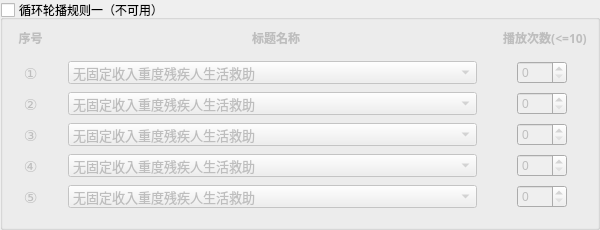
                            <widget class="QGroupBox" name="groupBox_rule1">
                             <property name="enabled">
                              <bool>true</bool>
                             </property>
                             <property name="minimumSize">
                              <size>
                               <width>600</width>
                               <height>230</height>
                              </size>
                             </property>
                             <property name="maximumSize">
                              <size>
                               <width>600</width>
                               <height>230</height>
                              </size>
                             </property>
                             <property name="font">
                              <font>
                               <family>Microsoft YaHei UI</family>
                               <pointsize>9</pointsize>
                               <bold>false</bold>
                              </font>
                             </property>
                             <property name="title">
                              <string>循环轮播规则一（不可用）</string>
                             </property>
                             <property name="checkable">
                              <bool>true</bool>
                             </property>
                             <property name="checked">
                              <bool>false</bool>
                             </property>
                             <layout class="QGridLayout" name="gridLayout_54">
                              <property name="leftMargin">
                               <number>10</number>
                              </property>
                              <property name="topMargin">
                               <number>0</number>
                              </property>
                              <property name="rightMargin">
                               <number>10</number>
                              </property>
                              <property name="bottomMargin">
                               <number>10</number>
                              </property>
                              <property name="horizontalSpacing">
                               <number>0</number>
                              </property>
                              <property name="verticalSpacing">
                               <number>5</number>
                              </property>
                              <item row="1" column="4">
                               <widget class="QSpinBox" name="spinBox_rule1_count1">
                                <property name="minimumSize">
                                 <size>
                                  <width>50</width>
                                  <height>0</height>
                                 </size>
                                </property>
                                <property name="maximumSize">
                                 <size>
                                  <width>50</width>
                                  <height>16777215</height>
                                 </size>
                                </property>
                                <property name="minimum">
                                 <number>0</number>
                                </property>
                                <property name="maximum">
                                 <number>10</number>
                                </property>
                               </widget>
                              </item>
                              <item row="1" column="3">
                               <spacer name="horizontalSpacer_58">
                                <property name="orientation">
                                 <enum>Qt::Horizontal</enum>
                                </property>
                                <property name="sizeType">
                                 <enum>QSizePolicy::Fixed</enum>
                                </property>
                                <property name="sizeHint" stdset="0">
                                 <size>
                                  <width>40</width>
                                  <height>20</height>
                                 </size>
                                </property>
                               </spacer>
                              </item>
                              <item row="2" column="2">
                               <widget class="QComboBox" name="cBox_rule1_title2">
                                <property name="minimumSize">
                                 <size>
                                  <width>0</width>
                                  <height>0</height>
                                 </size>
                                </property>
                                <property name="font">
                                 <font>
                                  <family>Microsoft YaHei UI</family>
                                  <pointsize>10</pointsize>
                                  <bold>false</bold>
                                 </font>
                                </property>
                                <item>
                                 <property name="text">
                                  <string>无固定收入重度残疾人生活救助</string>
                                 </property>
                                </item>
                                <item>
                                 <property name="text">
                                  <string>新建项目</string>
                                 </property>
                                </item>
                               </widget>
                              </item>
                              <item row="5" column="2">
                               <widget class="QComboBox" name="cBox_rule1_title5">
                                <property name="minimumSize">
                                 <size>
                                  <width>0</width>
                                  <height>0</height>
                                 </size>
                                </property>
                                <property name="font">
                                 <font>
                                  <family>Microsoft YaHei UI</family>
                                  <pointsize>10</pointsize>
                                  <bold>false</bold>
                                 </font>
                                </property>
                                <item>
                                 <property name="text">
                                  <string>无固定收入重度残疾人生活救助</string>
                                 </property>
                                </item>
                                <item>
                                 <property name="text">
                                  <string>新建项目</string>
                                 </property>
                                </item>
                               </widget>
                              </item>
                              <item row="4" column="2">
                               <widget class="QComboBox" name="cBox_rule1_title4">
                                <property name="minimumSize">
                                 <size>
                                  <width>0</width>
                                  <height>0</height>
                                 </size>
                                </property>
                                <property name="font">
                                 <font>
                                  <family>Microsoft YaHei UI</family>
                                  <pointsize>10</pointsize>
                                  <bold>false</bold>
                                 </font>
                                </property>
                                <item>
                                 <property name="text">
                                  <string>无固定收入重度残疾人生活救助</string>
                                 </property>
                                </item>
                                <item>
                                 <property name="text">
                                  <string>新建项目</string>
                                 </property>
                                </item>
                               </widget>
                              </item>
                              <item row="4" column="0">
                               <widget class="QLabel" name="label_42">
                                <property name="font">
                                 <font>
                                  <family>微软雅黑</family>
                                  <pointsize>11</pointsize>
                                  <bold>false</bold>
                                 </font>
                                </property>
                                <property name="text">
                                 <string>④</string>
                                </property>
                                <property name="alignment">
                                 <set>Qt::AlignCenter</set>
                                </property>
                               </widget>
                              </item>
                              <item row="2" column="0">
                               <widget class="QLabel" name="label_40">
                                <property name="font">
                                 <font>
                                  <family>微软雅黑</family>
                                  <pointsize>11</pointsize>
                                  <bold>false</bold>
                                 </font>
                                </property>
                                <property name="text">
                                 <string>②</string>
                                </property>
                                <property name="alignment">
                                 <set>Qt::AlignCenter</set>
                                </property>
                               </widget>
                              </item>
                              <item row="5" column="4">
                               <widget class="QSpinBox" name="spinBox_rule1_count5">
                                <property name="minimumSize">
                                 <size>
                                  <width>50</width>
                                  <height>0</height>
                                 </size>
                                </property>
                                <property name="minimum">
                                 <number>0</number>
                                </property>
                                <property name="maximum">
                                 <number>10</number>
                                </property>
                               </widget>
                              </item>
                              <item row="1" column="0">
                               <widget class="QLabel" name="label_39">
                                <property name="maximumSize">
                                 <size>
                                  <width>35</width>
                                  <height>16777215</height>
                                 </size>
                                </property>
                                <property name="font">
                                 <font>
                                  <family>微软雅黑</family>
                                  <pointsize>11</pointsize>
                                  <bold>false</bold>
                                 </font>
                                </property>
                                <property name="text">
                                 <string>①</string>
                                </property>
                                <property name="alignment">
                                 <set>Qt::AlignCenter</set>
                                </property>
                               </widget>
                              </item>
                              <item row="1" column="1">
                               <spacer name="horizontalSpacer_49">
                                <property name="orientation">
                                 <enum>Qt::Horizontal</enum>
                                </property>
                                <property name="sizeType">
                                 <enum>QSizePolicy::Fixed</enum>
                                </property>
                                <property name="sizeHint" stdset="0">
                                 <size>
                                  <width>20</width>
                                  <height>20</height>
                                 </size>
                                </property>
                               </spacer>
                              </item>
                              <item row="3" column="4">
                               <widget class="QSpinBox" name="spinBox_rule1_count3">
                                <property name="minimumSize">
                                 <size>
                                  <width>50</width>
                                  <height>0</height>
                                 </size>
                                </property>
                                <property name="minimum">
                                 <number>0</number>
                                </property>
                                <property name="maximum">
                                 <number>10</number>
                                </property>
                               </widget>
                              </item>
                              <item row="1" column="2">
                               <widget class="QComboBox" name="cBox_rule1_title1">
                                <property name="minimumSize">
                                 <size>
                                  <width>380</width>
                                  <height>0</height>
                                 </size>
                                </property>
                                <property name="font">
                                 <font>
                                  <family>Microsoft YaHei UI</family>
                                  <pointsize>10</pointsize>
                                  <bold>false</bold>
                                 </font>
                                </property>
                                <item>
                                 <property name="text">
                                  <string>无固定收入重度残疾人生活救助</string>
                                 </property>
                                </item>
                                <item>
                                 <property name="text">
                                  <string>新建项目</string>
                                 </property>
                                </item>
                               </widget>
                              </item>
                              <item row="4" column="4">
                               <widget class="QSpinBox" name="spinBox_rule1_count4">
                                <property name="minimumSize">
                                 <size>
                                  <width>50</width>
                                  <height>0</height>
                                 </size>
                                </property>
                                <property name="minimum">
                                 <number>0</number>
                                </property>
                                <property name="maximum">
                                 <number>10</number>
                                </property>
                               </widget>
                              </item>
                              <item row="5" column="0">
                               <widget class="QLabel" name="label_43">
                                <property name="font">
                                 <font>
                                  <family>微软雅黑</family>
                                  <pointsize>11</pointsize>
                                  <bold>false</bold>
                                 </font>
                                </property>
                                <property name="text">
                                 <string>⑤</string>
                                </property>
                                <property name="alignment">
                                 <set>Qt::AlignCenter</set>
                                </property>
                               </widget>
                              </item>
                              <item row="2" column="4">
                               <widget class="QSpinBox" name="spinBox_rule1_count2">
                                <property name="minimumSize">
                                 <size>
                                  <width>50</width>
                                  <height>0</height>
                                 </size>
                                </property>
                                <property name="minimum">
                                 <number>0</number>
                                </property>
                                <property name="maximum">
                                 <number>10</number>
                                </property>
                               </widget>
                              </item>
                              <item row="3" column="0">
                               <widget class="QLabel" name="label_41">
                                <property name="font">
                                 <font>
                                  <family>微软雅黑</family>
                                  <pointsize>11</pointsize>
                                  <bold>false</bold>
                                 </font>
                                </property>
                                <property name="text">
                                 <string>③</string>
                                </property>
                                <property name="alignment">
                                 <set>Qt::AlignCenter</set>
                                </property>
                               </widget>
                              </item>
                              <item row="3" column="2">
                               <widget class="QComboBox" name="cBox_rule1_title3">
                                <property name="minimumSize">
                                 <size>
                                  <width>0</width>
                                  <height>0</height>
                                 </size>
                                </property>
                                <property name="font">
                                 <font>
                                  <family>Microsoft YaHei UI</family>
                                  <pointsize>10</pointsize>
                                  <bold>false</bold>
                                 </font>
                                </property>
                                <item>
                                 <property name="text">
                                  <string>无固定收入重度残疾人生活救助</string>
                                 </property>
                                </item>
                                <item>
                                 <property name="text">
                                  <string>新建项目</string>
                                 </property>
                                </item>
                               </widget>
                              </item>
                              <item row="1" column="5">
                               <spacer name="horizontalSpacer_50">
                                <property name="orientation">
                                 <enum>Qt::Horizontal</enum>
                                </property>
                                <property name="sizeType">
                                 <enum>QSizePolicy::Fixed</enum>
                                </property>
                                <property name="sizeHint" stdset="0">
                                 <size>
                                  <width>20</width>
                                  <height>20</height>
                                 </size>
                                </property>
                               </spacer>
                              </item>
                              <item row="0" column="0" colspan="6">
                               <widget class="QWidget" name="widget_18" native="true">
                                <property name="minimumSize">
                                 <size>
                                  <width>0</width>
                                  <height>30</height>
                                 </size>
                                </property>
                                <property name="maximumSize">
                                 <size>
                                  <width>16777215</width>
                                  <height>30</height>
                                 </size>
                                </property>
                                <layout class="QGridLayout" name="gridLayout_53">
                                 <property name="leftMargin">
                                  <number>0</number>
                                 </property>
                                 <property name="topMargin">
                                  <number>0</number>
                                 </property>
                                 <property name="rightMargin">
                                  <number>0</number>
                                 </property>
                                 <property name="bottomMargin">
                                  <number>0</number>
                                 </property>
                                 <property name="spacing">
                                  <number>0</number>
                                 </property>
                                 <item row="0" column="5">
                                  <spacer name="horizontalSpacer_46">
                                   <property name="orientation">
                                    <enum>Qt::Horizontal</enum>
                                   </property>
                                   <property name="sizeHint" stdset="0">
                                    <size>
                                     <width>40</width>
                                     <height>20</height>
                                    </size>
                                   </property>
                                  </spacer>
                                 </item>
                                 <item row="0" column="2">
                                  <spacer name="horizontalSpacer_45">
                                   <property name="orientation">
                                    <enum>Qt::Horizontal</enum>
                                   </property>
                                   <property name="sizeHint" stdset="0">
                                    <size>
                                     <width>40</width>
                                     <height>20</height>
                                    </size>
                                   </property>
                                  </spacer>
                                 </item>
                                 <item row="0" column="1">
                                  <widget class="QLabel" name="label_36">
                                   <property name="minimumSize">
                                    <size>
                                     <width>35</width>
                                     <height>30</height>
                                    </size>
                                   </property>
                                   <property name="font">
                                    <font>
                                     <family>微软雅黑</family>
                                     <pointsize>9</pointsize>
                                     <bold>true</bold>
                                    </font>
                                   </property>
                                   <property name="text">
                                    <string>序号</string>
                                   </property>
                                   <property name="alignment">
                                    <set>Qt::AlignCenter</set>
                                   </property>
                                  </widget>
                                 </item>
                                 <item row="0" column="3">
                                  <widget class="QLabel" name="label_37">
                                   <property name="minimumSize">
                                    <size>
                                     <width>0</width>
                                     <height>30</height>
                                    </size>
                                   </property>
                                   <property name="font">
                                    <font>
                                     <family>微软雅黑</family>
                                     <pointsize>9</pointsize>
                                     <bold>true</bold>
                                    </font>
                                   </property>
                                   <property name="text">
                                    <string>标题名称</string>
                                   </property>
                                   <property name="alignment">
                                    <set>Qt::AlignCenter</set>
                                   </property>
                                  </widget>
                                 </item>
                                 <item row="0" column="6" colspan="2">
                                  <widget class="QLabel" name="label_38">
                                   <property name="minimumSize">
                                    <size>
                                     <width>55</width>
                                     <height>30</height>
                                    </size>
                                   </property>
                                   <property name="font">
                                    <font>
                                     <family>微软雅黑</family>
                                     <pointsize>9</pointsize>
                                     <bold>true</bold>
                                    </font>
                                   </property>
                                   <property name="text">
                                    <string>播放次数(&lt;=10)</string>
                                   </property>
                                   <property name="alignment">
                                    <set>Qt::AlignCenter</set>
                                   </property>
                                  </widget>
                                 </item>
                                </layout>
                               </widget>
                              </item>
                             </layout>
                            </widget>
